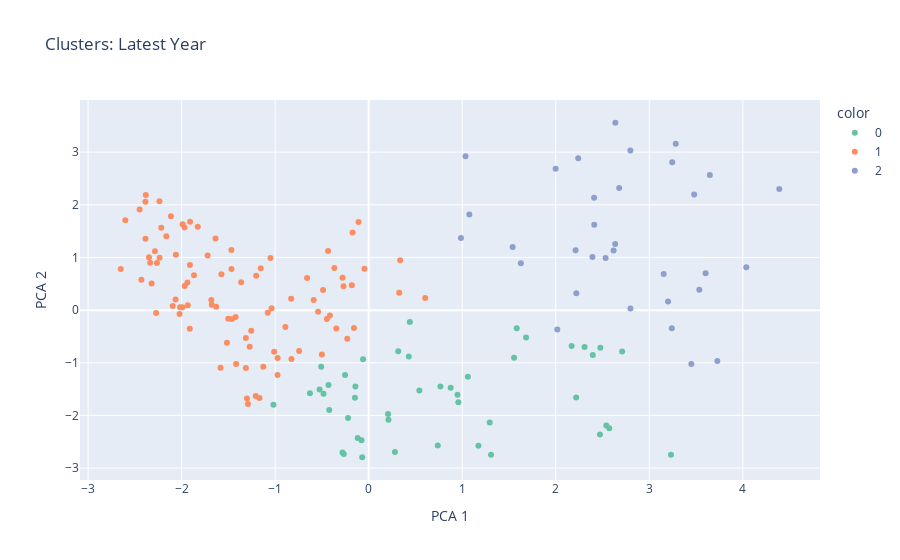
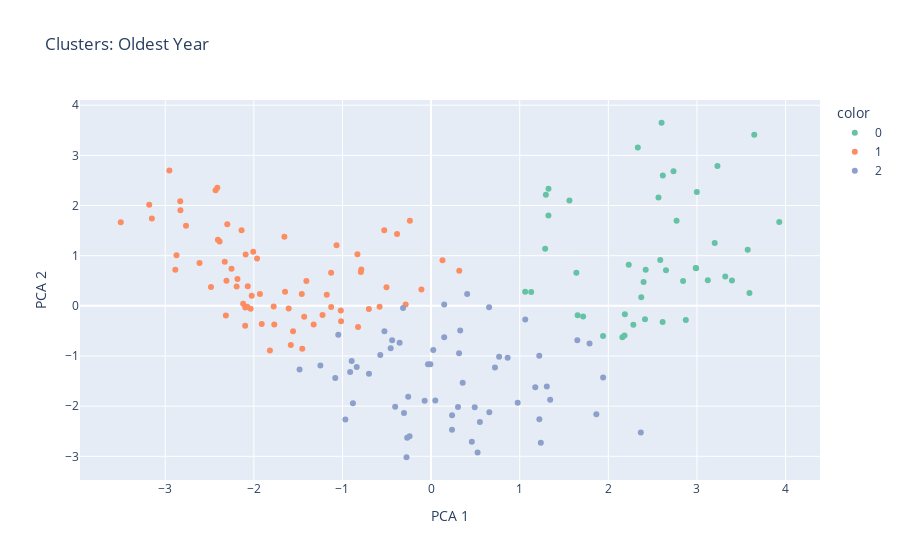

Notebook code cell kept with these figures, in order:
### Markdown cell above
We now show the PCA clusters and store the clusters as lables for the following steps.

### Code cell
latest_labels = cluster_and_plot(latest, n_clusters=3, title='Clusters: Latest Year')
oldest_labels = cluster_and_plot(oldest, n_clusters=3, title='Clusters: Oldest Year')

### Figure 1 — Plotly figure (JSON) as saved in the notebook; plotly's stock layout.template omitted (floating-point values rounded to 4 significant figures)
{"data": [{"hovertemplate": "<b>%{hovertext}</b><br><br>color=0<br>PCA 1=%{x}<br>PCA 2=%{y}<extra></extra>", "hovertext": ["Afghanistan", "Algeria", "Bahrain", "Bangladesh", "Brunei Darussalam", "Cabo Verde", "Comoros", "Djibouti", "Dominica", "East Timor", "Egypt", "Fiji", "Gambia", "Grenada", "Guatemala", "Guyana", "India", "Indonesia", "Iraq", "Jordan", "Kiribati", "Lebanon", "Libya", "Maldives", "Marshall Islands", "Mauritania", "Mauritius", "Morocco", "Myanmar", "Pakistan", "Philippines", "Saint Lucia", "Samoa", "Sao Tome and Principe", "Senegal", "Seychelles", "Sri Lanka", "Sudan", "Syrian Arab Republic", "Tonga", "Tunisia", "Tuvalu", "Türkiye", "Vanuatu", "Viet Nam", "Yemen"], "legendgroup": "0", "marker": {"color": "rgb(102,194,165)", "symbol": "circle"}, "mode": "markers", "name": "0", "orientation": "v", "showlegend": true, "type": "scatter", "x": [2.308, 0.2069, -0.4297, 1.554, -0.2526, 0.9588, 2.17, 2.54, -0.5077, 0.3159, -0.4827, -0.4221, 2.396, -0.6284, 1.683, -0.1422, 1.294, 0.7668, 0.7383, -0.2666, 0.9491, 0.2805, -1.019, -0.1469, -0.07684, 2.572, -0.2204, 0.5421, 2.71, 2.218, 0.4286, -0.06018, -0.1174, 2.473, 1.583, 1.06, 0.8765, 2.477, 1.173, -0.2803, -0.5252, -0.06934, 0.2113, 1.308, 0.4399, 3.232], "xaxis": "x", "y": [-0.7022, -1.972, -1.423, -0.9057, -1.23, -1.751, -0.6817, -2.191, -1.073, -0.7801, -1.586, -1.897, -0.8528, -1.579, -0.5218, -1.451, -2.134, -1.452, -2.571, -2.732, -1.605, -2.693, -1.797, -1.662, -2.472, -2.242, -2.046, -1.528, -0.7846, -1.66, -0.8783, -0.932, -2.428, -2.36, -0.3439, -1.264, -1.473, -0.7162, -2.576, -2.703, -1.507, -2.793, -2.083, -2.743, -0.2248, -2.747], "yaxis": "y"}, {"hovertemplate": "<b>%{hovertext}</b><br><br>color=1<br>PCA 1=%{x}<br>PCA 2=%{y}<extra></extra>", "hovertext": ["Albania", "Antigua and Barbuda", "Argentina", "Armenia", "Australia", "Austria", "Azerbaijan", "Bahamas", "Barbados", "Belarus", "Belgium", "Belize", "Bosnia and Herzegovina", "Botswana", "Brazil", "Bulgaria", "Canada", "Chile", "China", "Colombia", "Costa Rica", "Croatia", "Cuba", "Cyprus", "Czechia", "Denmark", "Dominican Republic", "Ecuador", "El Salvador", "Estonia", "Finland", "France", "Georgia", "Germany", "Ghana", "Greece", "Honduras", "Hungary", "Iceland", "Ireland", "Israel", "Italy", "Jamaica", "Japan", "Kazakhstan", "Kuwait", "Kyrgyzstan", "Latvia", "Lithuania", "Luxembourg", "Malaysia", "Malta", "Mexico", "Mongolia", "Montenegro", "Namibia", "Netherlands", "New Zealand", "Nicaragua", "North Macedonia", "Norway", "Oman", "Palau", "Panama", "Paraguay", "Peru", "Poland", "Portugal", "Qatar", "Romania", "Russian Federation", "Saudi Arabia", "Serbia", "Singapore", "Slovakia", "Slovenia", "South Africa", "Spain", "Suriname", "Sweden", "Switzerland", "Tajikistan", "Thailand", "Trinidad and Tobago", "Turkmenistan", "Ukraine", "United Arab Emirates", "United Kingdom", "United States", "Uruguay", "Uzbekistan"], "legendgroup": "1", "marker": {"color": "rgb(252,141,98)", "symbol": "circle"}, "mode": "markers", "name": "1", "orientation": "v", "showlegend": true, "type": "scatter", "x": [-1.203, -1.516, -1.423, -2.061, -2.651, -2.383, -1.273, -1.313, -1.29, -1.938, -2.602, -0.04551, -0.5008, -0.1726, -0.269, -1.683, -2.336, -1.63, -1.127, -0.4877, -1.154, -1.911, -1.363, -1.256, -2.218, -2.285, -0.1574, -0.6588, -0.2292, -2.114, -2.164, -2.264, -1.011, -2.449, 0.6043, -1.461, 0.3262, -1.722, -1.909, -2.017, -2.022, -1.934, -0.8909, -2.095, -1.678, -0.9736, -0.4147, -1.468, -1.989, -2.387, -0.7438, -1.991, -1.038, -0.4339, -1.501, -0.3671, -2.43, -1.868, -0.1091, -1.051, -1.967, -1.167, -0.8261, -0.5413, 0.3367, -0.2792, -1.828, -1.575, -1.313, -1.467, -1.418, -0.9748, -1.638, -2.273, -1.969, -2.349, -0.8292, -2.236, -0.3464, -2.237, -2.387, -0.1806, -0.5881, -1.302, -1.208, -1.584, -2.065, -2.321, -1.913, -0.4468, -1.079], "xaxis": "x", "y": [0.6535, -0.6203, -0.1291, 1.053, 0.7808, 2.186, -0.6961, -0.5299, -1.78, 0.5255, 1.706, 0.7868, -0.8443, 1.476, 0.4513, 0.1935, 0.9003, 0.06641, -1.075, 0.3829, 0.7947, 0.8564, 0.5274, -0.391, 1.563, 1.116, -0.3384, 0.6091, -0.5448, 1.784, 1.405, 0.8932, -0.7924, 1.911, 0.2326, -0.1666, 0.3277, 1.036, 1.678, 0.05286, -0.07439, 0.09235, -0.3183, 0.0789, 0.1002, -0.909, -0.1018, 1.142, 1.629, 2.06, -0.7781, 0.05496, 0.03581, 1.121, -0.1635, 0.7988, 0.5781, 0.6633, 1.675, 0.9897, 0.4601, -1.67, -0.9284, -0.0289, 0.9458, 0.6151, 1.584, 0.6832, -1.1, 0.7794, -1.023, -1.23, 1.36, -0.05264, 1.57, 1.005, 0.2142, 0.9967, -0.35, 2.065, 1.357, 0.4712, 0.1934, -1.679, -1.631, -1.093, 0.2009, 0.5047, -0.3549, -0.1661, -0.05035], "yaxis": "y"}, {"hovertemplate": "<b>%{hovertext}</b><br><br>color=2<br>PCA 1=%{x}<br>PCA 2=%{y}<extra></extra>", "hovertext": ["Angola", "Benin", "Bhutan", "Burkina Faso", "Burundi", "Cambodia", "Cameroon", "Central African Republic", "Chad", "Ethiopia", "Gabon", "Guinea", "Guinea-Bissau", "Haiti", "Kenya", "Lao People's Democratic Republic", "Lesotho", "Liberia", "Madagascar", "Malawi", "Mali", "Mozambique", "Nepal", "Niger", "Nigeria", "Papua New Guinea", "Rwanda", "Sierra Leone", "Solomon Islands", "Togo", "Uganda", "Zambia", "Zimbabwe"], "legendgroup": "2", "marker": {"color": "rgb(141,160,203)", "symbol": "circle"}, "mode": "markers", "name": "2", "orientation": "v", "showlegend": true, "type": "scatter", "x": [2.212, 3.154, 1.076, 3.647, 2.798, 2.618, 2.412, 4.39, 3.48, 3.245, 0.9861, 3.201, 3.602, 3.241, 1.539, 1.627, 2.22, 3.728, 4.038, 2.678, 2.636, 2.41, 2.392, 3.283, 2.798, 3.449, 2.24, 3.535, 2.017, 2.533, 2.637, 1.999, 1.035], "xaxis": "x", "y": [1.136, 0.6878, 1.816, 2.566, 3.03, 1.133, 1.621, 2.3, 2.194, 2.81, 1.371, 0.1651, 0.6982, -0.3463, 1.196, 0.8897, 0.3197, -0.9643, 0.8133, 2.321, 1.253, 2.135, 1.01, 3.159, 0.03184, -1.023, 2.884, 0.3868, -0.3672, 0.9898, 3.557, 2.686, 2.924], "yaxis": "y"}], "layout": {"legend": {"title": {"text": "color"}, "tracegroupgap": 0}, "title": {"text": "Clusters: Latest Year"}, "xaxis": {"anchor": "y", "domain": [0, 1], "title": {"text": "PCA 1"}}, "yaxis": {"anchor": "x", "domain": [0, 1], "title": {"text": "PCA 2"}}}}

### Figure 2 — Plotly figure (JSON) as saved in the notebook; plotly's stock layout.template omitted (floating-point values rounded to 4 significant figures)
{"data": [{"hovertemplate": "<b>%{hovertext}</b><br><br>color=0<br>PCA 1=%{x}<br>PCA 2=%{y}<extra></extra>", "hovertext": ["Afghanistan", "Angola", "Belize", "Benin", "Bhutan", "Botswana", "Burkina Faso", "Burundi", "Cambodia", "Cameroon", "Central African Republic", "Chad", "Ethiopia", "Gabon", "Gambia", "Ghana", "Guinea", "Guinea-Bissau", "Haiti", "Honduras", "Kenya", "Lao People's Democratic Republic", "Lesotho", "Liberia", "Madagascar", "Malawi", "Mali", "Mozambique", "Myanmar", "Nepal", "Nicaragua", "Niger", "Nigeria", "Papua New Guinea", "Paraguay", "Rwanda", "Senegal", "Sierra Leone", "Sudan", "Togo", "Uganda", "Zambia", "Zimbabwe"], "legendgroup": "0", "marker": {"color": "rgb(102,194,165)", "symbol": "circle"}, "mode": "markers", "name": "0", "orientation": "v", "showlegend": true, "type": "scatter", "x": [2.65, 2.23, 1.061, 3.122, 1.561, 1.324, 2.998, 2.332, 3.2, 2.421, 2.77, 3.572, 3.928, 1.129, 2.158, 2.586, 2.612, 2.397, 2.186, 1.716, 2.99, 1.295, 1.287, 2.371, 3.319, 3.231, 2.843, 2.735, 2.282, 2.565, 1.653, 3.592, 2.414, 2.874, 1.639, 2.6, 1.94, 2.986, 2.182, 3.394, 3.646, 2.615, 1.324], "xaxis": "x", "y": [0.7092, 0.821, 0.2802, 0.5124, 2.098, 1.799, 2.27, 3.156, 1.252, 0.7176, 1.696, 1.119, 1.672, 0.2734, -0.6245, 0.9125, -0.3203, 0.474, -0.1667, -0.2142, 0.7485, 2.212, 1.137, 0.1731, 0.5867, 2.789, 0.4973, 2.685, -0.3775, 2.16, -0.1895, 0.2575, -0.2687, -0.28, 0.6575, 3.65, -0.6017, 0.7554, -0.5916, 0.5049, 3.409, 2.597, 2.336], "yaxis": "y"}, {"hovertemplate": "<b>%{hovertext}</b><br><br>color=1<br>PCA 1=%{x}<br>PCA 2=%{y}<extra></extra>", "hovertext": ["Albania", "Antigua and Barbuda", "Argentina", "Armenia", "Australia", "Austria", "Azerbaijan", "Bahamas", "Barbados", "Belarus", "Belgium", "Brunei Darussalam", "Bulgaria", "Canada", "Chile", "China", "Colombia", "Croatia", "Cuba", "Czechia", "Denmark", "Estonia", "Finland", "France", "Georgia", "Germany", "Greece", "Hungary", "Iceland", "Ireland", "Israel", "Italy", "Jamaica", "Japan", "Kazakhstan", "Kyrgyzstan", "Latvia", "Lithuania", "Luxembourg", "Malaysia", "Mongolia", "Namibia", "Netherlands", "New Zealand", "North Macedonia", "Norway", "Palau", "Poland", "Portugal", "Romania", "Russian Federation", "Serbia", "Singapore", "Slovakia", "Slovenia", "South Africa", "Spain", "Suriname", "Sweden", "Switzerland", "Tajikistan", "Thailand", "Trinidad and Tobago", "Turkmenistan", "Ukraine", "United Kingdom", "United States", "Uzbekistan", "Viet Nam"], "legendgroup": "1", "marker": {"color": "rgb(252,141,98)", "symbol": "circle"}, "mode": "markers", "name": "1", "orientation": "v", "showlegend": true, "type": "scatter", "x": [-1.019, -1.911, -1.016, -1.459, -2.886, -2.412, -1.128, -2.121, -1.769, -2.386, -2.873, -0.7022, -1.819, -2.406, -0.8243, -0.7874, -0.1092, -2.096, -1.225, -2.3, -3.502, -2.329, -2.766, -1.931, -1.127, -2.953, -1.454, -2.194, -2.432, -2.316, -2.069, -2.098, -0.5813, -2.309, -1.648, -0.8311, -2.185, -1.655, -2.138, -1.325, -0.5286, 0.3177, -3.151, -2.007, -0.5034, -2.829, -1.583, -1.963, -1.177, -1.407, -1.607, -1.067, -1.432, -2.092, -2.075, -0.7925, -2.483, -0.2869, -3.18, -2.83, -0.2397, 0.1283, -1.558, -1.776, -2.036, -2.613, -2.252, -2.024, -0.3844], "xaxis": "x", "y": [-0.0946, -0.3634, -0.3053, 0.2368, 0.7196, 2.355, 0.6605, 0.042, -0.3729, 1.282, 1.006, -0.06293, -0.8884, 1.315, -0.4202, 0.724, 0.3249, -0.03529, -0.1814, 1.626, 1.666, 0.8812, 1.596, 0.2381, -0.02187, 2.698, -0.8557, 0.384, 2.303, -0.1918, 0.3888, -0.3962, -0.0206, 0.4985, 0.2819, 1.031, 0.5337, 1.379, 1.509, -0.3707, 1.509, 0.6971, 1.742, 1.077, 0.3714, 1.906, -0.7819, 0.9416, 0.221, 0.4973, -0.055, 1.209, -0.2174, 1.025, -0.01899, 0.6746, 0.3745, 0.02461, 2.013, 2.087, 1.694, 0.9088, -0.505, -0.01179, -0.0601, 0.8563, 0.7387, 0.2025, 1.43], "yaxis": "y"}, {"hovertemplate": "<b>%{hovertext}</b><br><br>color=2<br>PCA 1=%{x}<br>PCA 2=%{y}<extra></extra>", "hovertext": ["Algeria", "Bahrain", "Bangladesh", "Bosnia and Herzegovina", "Brazil", "Cabo Verde", "Comoros", "Costa Rica", "Cyprus", "Djibouti", "Dominica", "Dominican Republic", "East Timor", "Ecuador", "Egypt", "El Salvador", "Fiji", "Grenada", "Guatemala", "Guyana", "India", "Indonesia", "Iraq", "Jordan", "Kiribati", "Kuwait", "Lebanon", "Libya", "Maldives", "Malta", "Marshall Islands", "Mauritania", "Mauritius", "Mexico", "Montenegro", "Morocco", "Oman", "Pakistan", "Panama", "Peru", "Philippines", "Qatar", "Saint Lucia", "Samoa", "Sao Tome and Principe", "Saudi Arabia", "Seychelles", "Solomon Islands", "Sri Lanka", "Syrian Arab Republic", "Tonga", "Tunisia", "Tuvalu", "Türkiye", "United Arab Emirates", "Uruguay", "Vanuatu", "Yemen"], "legendgroup": "2", "marker": {"color": "rgb(141,160,203)", "symbol": "circle"}, "mode": "markers", "name": "2", "orientation": "v", "showlegend": true, "type": "scatter", "x": [0.2362, -0.9136, 1.062, -1.081, 0.6545, 0.3563, 1.343, -0.3164, -1.249, 1.238, -0.007665, -0.03512, 1.65, 0.1478, -0.0728, 0.7675, -0.5735, -1.047, 1.788, -0.3555, 1.175, 1.221, 0.4596, -0.2773, 0.8635, 0.5505, -0.2428, -0.8962, 0.4921, -1.484, -0.9671, 1.941, 0.04758, -0.5265, -0.4561, 1.222, -0.8821, 1.865, 0.3285, 0.4069, 0.02435, 0.2365, 0.1479, -0.7008, 1.306, 0.5244, 0.3155, 0.6569, 0.7205, -0.2585, -0.27, -0.8394, -0.4055, 0.3039, -0.3056, -0.4394, 0.9769, 2.366], "xaxis": "x", "y": [-2.473, -1.32, -0.2745, -1.439, -0.02864, -1.532, -1.874, -0.04182, -1.191, -2.729, -1.167, -1.167, -0.6844, 0.02715, -1.891, -1.014, -0.9809, -0.5755, -0.7521, -0.7373, -1.624, -0.9958, -2.708, -3.019, -1.035, -2.316, -2.602, -1.098, -2.023, -1.269, -2.265, -1.428, -1.887, -0.5081, -0.8475, -2.26, -1.942, -2.163, -0.4894, 0.2351, -0.8806, -2.182, -0.6253, -1.354, -1.61, -2.923, -0.9465, -2.119, -1.227, -1.814, -2.63, -1.221, -2.012, -2.016, -2.137, -0.6878, -1.932, -2.528], "yaxis": "y"}], "layout": {"legend": {"title": {"text": "color"}, "tracegroupgap": 0}, "title": {"text": "Clusters: Oldest Year"}, "xaxis": {"anchor": "y", "domain": [0, 1], "title": {"text": "PCA 1"}}, "yaxis": {"anchor": "x", "domain": [0, 1], "title": {"text": "PCA 2"}}}}
